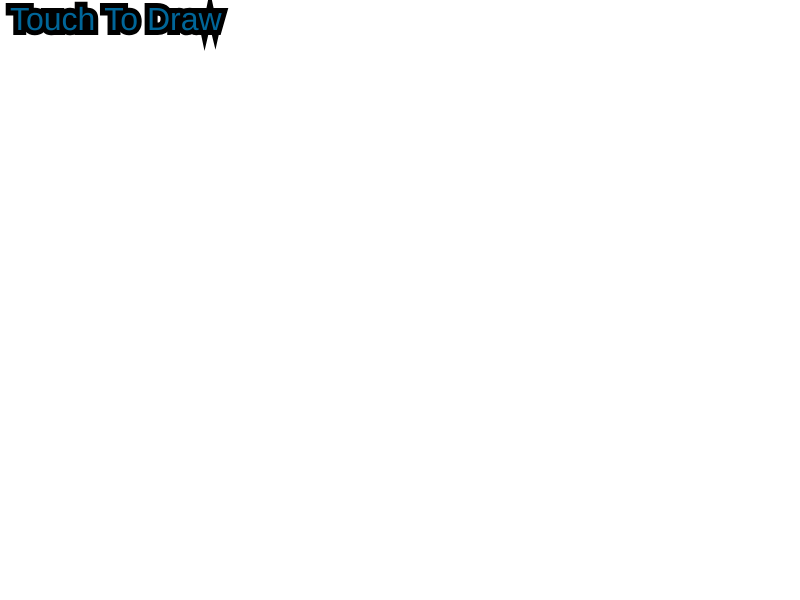
Frame 1 (no input)
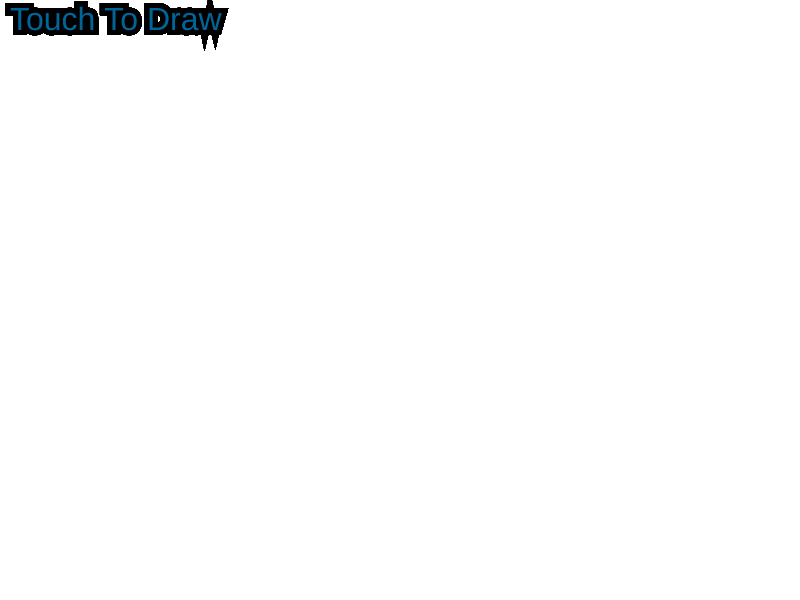
Frame 60 (no input)
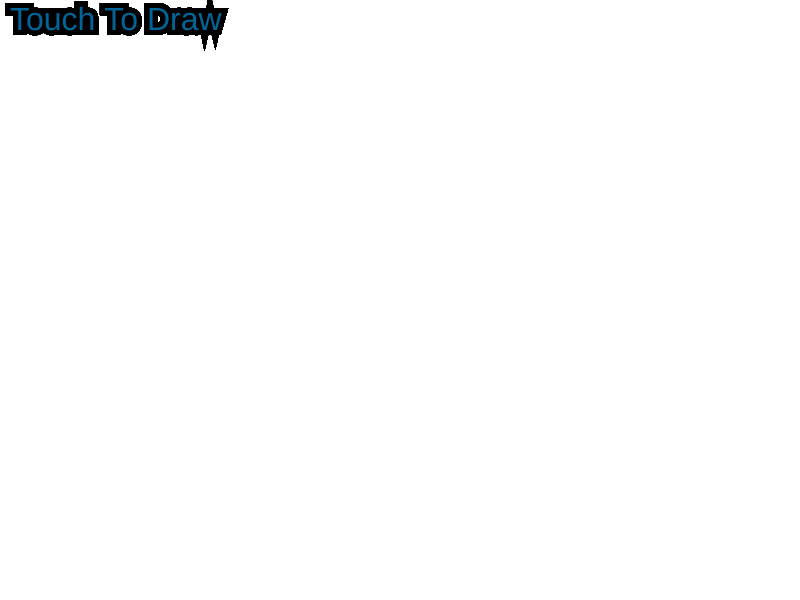
Frame 120 (the mouse pressed at the canvas centre since frame 60)

The p5.js sketch that drew these frames (run headless with seeded random() and noise() and a simulated clock; from frame 60 on, the mouse is pressed at the canvas centre):

// p5.js sketch
// ── sketch.js
function setup() {
    createCanvas(displayWidth, displayHeight);
    strokeWeight(10);
    stroke(0);
}

function draw() {
    textSize(32);
    fill(0, 102, 153);
    text('Touch To Draw', 10, 30);
}

function touchMoved() {
    line(mouseX, mouseY, pmouseX, pmouseY);
    return false;
}
